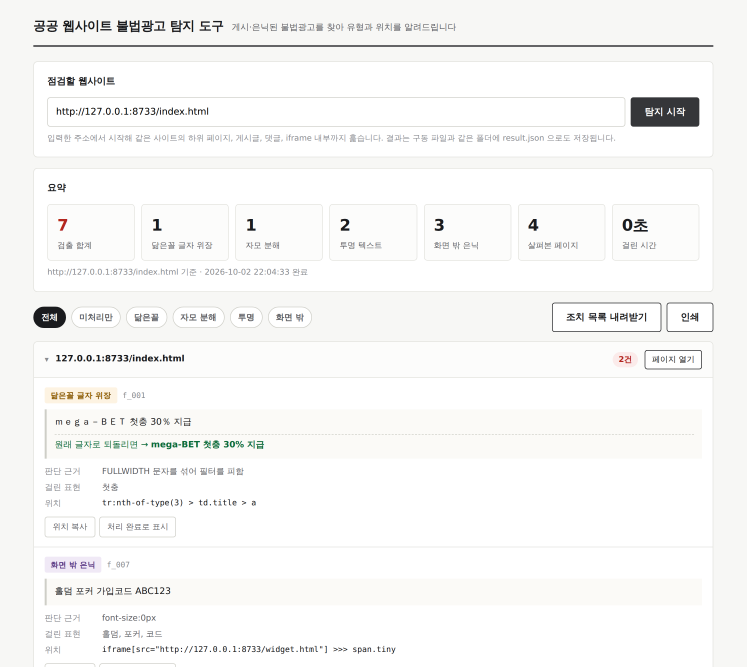
#> input picture contests/불법광고탐지도구_첨부/01_결과화면_상단.png, 2240 x 2000 px (shown at 1/3 size)
$ python '_매뉴얼_생성.py'
#> lines starting #> are read from the running program, lines starting #| are printed output that depends on the picture
"""사용설명서와 실행·빌드 매뉴얼 PDF.

공고문 붙임1: "result.json 은 구동 파일이 위치한 폴더에 생성하는 것을 원칙으로 하며,
다른 위치에 생성하는 경우 사용설명서 첫 장에 파일별 생성 경로를 명시"
→ 우리는 원칙대로 구동 파일 폴더에 만든다. 그래도 첫 장에 적어 둔다.

공고문 붙임3: 상용 AI API 를 쓰면 서비스명·모델명·환경변수 이름을 사용설명서에 기재.
→ 쓰지 않으므로, 쓰지 않는다는 것을 첫 장에 명시한다.

  OUT_DIR  결과를 쓸 폴더. 없으면 이 폴더
"""
import os
import subprocess
from pathlib import Path

HERE = Path(__file__).resolve().parent
OUT = Path(os.environ.get("OUT_DIR", HERE))
SHOT = HERE.parent / "불법광고탐지도구_첨부"
CHROME = "/opt/pw-browsers/chromium-1194/chrome-linux/chrome"

TOOL = "공공 누리집 숨은 광고 점검기"
EXE = "adguard.exe"
VERSION = "1.0.0"

CSS = """
@page { size: A4; margin: 16mm 16mm 14mm; }
*{box-sizing:border-box;margin:0;padding:0}
body{font-family:'Noto Sans CJK KR',sans-serif;font-size:10.5pt;line-height:1.6;
  color:#111;word-break:keep-all}
h1{font-size:17pt;font-weight:700;text-align:center;letter-spacing:-.02em;margin-bottom:1mm}
.sub{text-align:center;font-size:10pt;color:#555;margin-bottom:6mm;
  padding-bottom:2.5mm;border-bottom:1pt solid #333}
h2{font-size:12.5pt;font-weight:700;margin:6mm 0 2mm;padding-bottom:1.2mm;
  border-bottom:.8pt solid #333;break-after:avoid}
h3{font-size:11pt;font-weight:700;margin:4mm 0 1.4mm;break-after:avoid}
p{margin-bottom:1.8mm;text-align:justify}
b{font-weight:700}
ul,ol{margin:1.2mm 0 2.2mm 5.5mm}
li{margin-bottom:1mm}
table{width:100%;border-collapse:collapse;margin:2mm 0 2.8mm;font-size:9.6pt}
th,td{border:.5pt solid #9A9A9A;padding:1.4mm 2mm;text-align:left;line-height:1.45;
  vertical-align:top}
th{background:#EFEFEC;font-weight:700}
thead{display:table-header-group}
tr{break-inside:avoid}
td.c,th.c{text-align:center}
code{font-family:'Noto Sans Mono CJK KR',monospace;font-size:9.2pt;
  background:#F1F1EE;padding:.3mm 1mm;border-radius:1mm}
pre{font-family:'Noto Sans Mono CJK KR',monospace;font-size:9pt;line-height:1.5;
  background:#F4F4F1;border-left:2.4pt solid #444;padding:2.2mm 3mm;margin:2mm 0 2.8mm;
  white-space:pre-wrap;word-break:break-all}
.key{margin:2mm 0 3mm;padding:2.6mm 3.2mm;border:1.2pt solid #333;background:#FAFAF6;
  line-height:1.62}
.key .lb{display:block;font-weight:700;font-size:10.8pt;margin-bottom:1.2mm}
.note{font-size:9.4pt;color:#555;line-height:1.52;margin:1mm 0 2.5mm}
figure{margin:2.5mm 0 3mm}
figure img{width:100%;border:.5pt solid #BBB}
figcaption{font-size:9pt;color:#555;margin-top:1.2mm;text-align:center}
.pb{break-before:page}
"""

# ───────────────────────────────────────────────── 사용설명서
USER = f"""
<h1>사용설명서</h1>
<div class="sub">{TOOL} · {EXE} · 버전 {VERSION}</div>

<div class="key"><span class="lb">■ 먼저 확인할 세 가지 (공고문 요구 사항)</span>
<b>1. 결과 파일 생성 경로</b><br>
<code>result.json</code> 은 <b>구동 파일({EXE})이 놓인 바로 그 폴더</b>에 만들어집니다.
다른 위치에 만들지 않습니다. 명령줄에서 <code>--out</code> 을 주면 그 폴더에 만듭니다.
추가 탐지 기능은 구현하지 않았으므로 <code>result_extra.json</code> 은 생성하지 않습니다.<br><br>
<b>2. 상용 AI API</b><br>
<b>사용하지 않습니다.</b> 따라서 기재할 API 서비스명·모델명·환경변수 이름이 없습니다.
<code>.env</code> 파일도 필요하지 않고, API KEY 교체 없이 그대로 구동됩니다.
외부 서버와 GPU 도 쓰지 않습니다.<br><br>
<b>3. 네트워크</b><br>
프로그램이 접속하는 곳은 <b>점검 대상으로 입력한 누리집 한 곳뿐</b>입니다.
수집한 내용은 외부로 보내지 않고 PC 안에서만 처리합니다.</div>

<h2>1. 실행 환경</h2>
<table>
<tr><th style="width:26%">항목</th><th>내용</th></tr>
<tr><td>운영체제</td><td>Windows 11 (64비트)</td></tr>
<tr><td>설치</td><td><b>필요 없음.</b> 파일 하나를 받아 두 번 누르면 실행됩니다.
    파이썬·런타임·라이브러리를 따로 깔지 않습니다</td></tr>
<tr><td>하드웨어</td><td>일반 사무용 PC. <b>GPU 불필요.</b> CPU·메모리만 씁니다</td></tr>
<tr><td>화면</td><td>PC 에 깔린 기본 웹브라우저를 빌려 씁니다
    (크롬·엣지·파이어폭스 무엇이든)</td></tr>
<tr><td>권한</td><td>관리자 권한 불필요. 쓰기 권한이 있는 폴더에 두면 됩니다</td></tr>
</table>

<h2>2. 실행 방법</h2>

<h3>방법 1 — 화면으로 쓰기 (평소 점검)</h3>
<ol>
<li><code>{EXE}</code> 를 두 번 누릅니다.</li>
<li>검은 창이 뜨고, 잠시 뒤 기본 브라우저에 점검 화면이 열립니다.</li>
<li>점검할 누리집 주소를 넣고 <b>[탐지 시작]</b> 을 누릅니다.</li>
<li>끝나면 결과가 화면에 나오고, 같은 폴더에 <code>result.json</code> 이 만들어집니다.</li>
<li><b>검은 창을 닫으면 프로그램이 종료됩니다.</b> 점검 중에는 닫지 마세요.</li>
</ol>
<p class="note">브라우저가 저절로 열리지 않으면, 검은 창에 적힌
<code>http://127.0.0.1:8777/</code> 같은 주소를 브라우저 주소창에 직접 넣으면 됩니다.
포트 번호는 비어 있는 것을 골라 쓰므로 실행할 때마다 다를 수 있습니다.</p>

<h3>방법 2 — 명령줄로 쓰기 (자동 점검·일괄 점검)</h3>
<pre>REM 주소를 들려서 켜면 화면이 열리면서 바로 탐지를 시작합니다
{EXE} --url https://www.example.go.kr/board/list

REM 창 없이 돌리고 끝냅니다. 결과는 result.json 으로만 남습니다
{EXE} --headless --url https://www.example.go.kr/board/list

REM 결과 파일을 다른 폴더에 만듭니다
{EXE} --headless --url https://www.example.go.kr/board/list --out D:\\점검결과</pre>
<table>
<tr><th style="width:24%">옵션</th><th>뜻</th></tr>
<tr><td><code>--url &lt;주소&gt;</code></td><td>점검을 시작할 진입 주소 하나</td></tr>
<tr><td><code>--headless</code></td><td>화면 없이 돌리고 끝냅니다.
    <code>--url</code> 과 함께 써야 합니다</td></tr>
<tr><td><code>--out &lt;폴더&gt;</code></td><td><code>result.json</code> 을 만들 폴더.
    생략하면 구동 파일이 있는 폴더</td></tr>
<tr><td><code>--max-pages &lt;수&gt;</code></td><td>살펴볼 페이지 수 상한.
    생략하면 400쪽</td></tr>
</table>

<h2>3. 무엇을 찾아 주는가</h2>
<p>입력한 주소에서 시작해 <b>같은 사이트의 하위 페이지, 게시글, 댓글 영역, 그리고 페이지에
삽입된 iframe 내부</b>까지 따라 들어가며 훑습니다. 사람 눈에 보이지 않게 숨겨 둔 불법광고를
네 가지 유형으로 나눠 찾습니다.</p>
<table>
<tr><th style="width:22%">유형</th><th style="width:40%">어떻게 숨긴 것인가</th><th>예</th></tr>
<tr><td><b>닮은꼴 글자 위장</b><br>HOMOGLYPH</td>
    <td>키릴·그리스·전각 문자처럼 생김새가 비슷한 글자를 섞어 필터를 피한 것.
    <b>원래 글자로 되돌려</b> 함께 보여 줍니다</td>
    <td><code>ｍｅｇａ－ＢＥＴ 첫충 30％</code><br>→ mega-BET 첫충 30%</td></tr>
<tr><td><b>자모 분해</b><br>JAMO</td>
    <td>글자를 자음·모음으로 쪼개 키워드 검색을 피한 것. <b>음절로 되붙여</b> 보여 줍니다</td>
    <td><code>ㅋㅏㅈㅣㄴㅗ</code> → 카지노</td></tr>
<tr><td><b>투명 텍스트</b><br>TRANSPARENT</td>
    <td>글자색을 배경색과 같게 하거나 투명하게 만든 것</td>
    <td>흰 배경에 흰 글자, <code>opacity:0</code></td></tr>
<tr><td><b>화면 밖 은닉</b><br>OFFSCREEN</td>
    <td>글자 크기를 0으로 하거나 화면 바깥 좌표로 밀어낸 것</td>
    <td><code>font-size:0px</code><br><code>left:-9999px</code></td></tr>
</table>
<p class="note">숨어 있다고 전부 신고하지 않습니다. 화면낭독기 전용 안내문, 접힌 메뉴,
인쇄용 숨김처럼 <b>정상적인 숨김은 걸러냅니다.</b> '숨어 있다'와 '불법광고처럼 보인다'
두 조건을 모두 만족할 때만 알려 드립니다.</p>

<h2 class="pb">4. 결과 화면 보는 법</h2>
<figure><img src="file://{{FIG1}}">
<figcaption>주소 입력 → 요약 타일 → 페이지별 검출 목록</figcaption></figure>
<table>
<tr><th style="width:24%">자리</th><th>무엇을 보여 주는가</th></tr>
<tr><td>요약 타일</td><td>검출 합계와 유형별 건수, 살펴본 페이지 수, 걸린 시간.
    <b>점검 결과를 한 줄로 보고할 때 그대로 쓰는 숫자</b>입니다</td></tr>
<tr><td>페이지별 묶음</td><td>어느 하위 페이지에 몇 건인지 묶어서 보여 줍니다.
    제목 줄의 <b>[페이지 열기]</b> 를 누르면 그 주소가 새 탭에서 열립니다</td></tr>
<tr><td>유형 단추</td><td>전체 / 미처리만 / 닮은꼴 / 자모 분해 / 투명 / 화면 밖.
    건수가 많을 때 한 유형씩 처리하면 편합니다</td></tr>
</table>

<h3>검출 한 건은 이렇게 생겼습니다</h3>
<figure><img src="file://{{FIG2}}">
<figcaption>숨긴 원문 · 되돌린 글자 · 판단 근거 · 걸린 표현 · 위치</figcaption></figure>
<table>
<tr><th style="width:24%">줄</th><th>뜻</th></tr>
<tr><td>회색 상자 윗줄</td><td>문서에 실제로 적혀 있던 <b>원문 그대로</b>입니다</td></tr>
<tr><td>원래 글자로 되돌리면</td><td>위장을 풀어 본 결과. 닮은꼴·자모 분해일 때만 나옵니다</td></tr>
<tr><td>판단 근거</td><td>왜 숨김으로 봤는지. 예: <code>font-size:0px</code>,
    <code>글자색이 배경색과 같음 (#ffffff)</code>,
    <code>FULLWIDTH 문자를 섞어 필터를 피함</code></td></tr>
<tr><td>걸린 표현</td><td>불법광고로 본 근거가 된 낱말들</td></tr>
<tr><td>위치</td><td>그 글이 문서 어디에 있는지 CSS 선택자로 적은 것.
    <b>[위치 복사]</b> 로 복사해 관리자 화면에서 찾습니다</td></tr>
</table>

<h2>5. 찾은 뒤 — 조치하고 보고하기</h2>
<ol>
<li><b>확인.</b> 판단 근거와 되돌린 글자를 보고 실제로 불법광고가 맞는지 판단합니다.</li>
<li><b>열기.</b> [페이지 열기] 로 해당 페이지를 띄웁니다.</li>
<li><b>찾기.</b> [위치 복사] 로 선택자를 복사해 기관 관리자 화면에서 그 글을 찾습니다.</li>
<li><b>삭제.</b> 기관의 게시물 관리 절차에 따라 지웁니다.</li>
<li><b>표시.</b> [처리 완료로 표시] 를 누릅니다. <b>[미처리만]</b> 을 켜면 남은 것만 보입니다.
    처리 상태는 브라우저에 저장되어 창을 닫았다 열어도 남습니다.</li>
<li><b>보고.</b> [조치 목록 내려받기] 로 CSV 를, [인쇄] 로 보고서를 만듭니다.</li>
</ol>
<p class="note">CSV 는 엑셀에서 한글이 깨지지 않도록 만들어져 있습니다. 번호·유형·페이지·위치·
검출 문구·판단 근거·처리 상태가 들어갑니다. 결재·이관·보존 문서로 그대로 쓸 수 있습니다.</p>

<h2>6. 결과 파일 (result.json)</h2>
<p>구동 파일이 있는 폴더에 <b>UTF-8(BOM 없음)</b> 로 만들어집니다. 탐지를 다시 하면
덮어씁니다. 기록을 남기려면 점검 때마다 다른 이름으로 옮겨 두거나
<code>--out</code> 으로 폴더를 나누세요.</p>
<pre>{{
  "meta": {{
    "topic": "TOPIC",
    "entry_url": "https://www.example.go.kr/board/list",
    "started_at": "2026-10-22T10:00:00+09:00",
    "finished_at": "2026-10-22T10:08:12+09:00",
    "elapsed_sec": 492.0,
    "tool_version": "{VERSION}"
  }},
  "findings": [
    {{
      "id": "f_001",
      "url": "https://www.example.go.kr/board/view?id=1024",
      "is_violation": true,
      "location": "div.notice-board &gt; span.visually-hidden",
      "evidence_text": "ㅋㅏㅈㅣㄴㅗ ㅂㅗㄴㅓㅅㅡ 코드 LUCKY7",
      "technique": "JAMO"
    }}
  ]
}}</pre>
<p class="note">검출이 한 건도 없어도 <code>findings</code> 는 빈 배열 <code>[]</code> 로
들어갑니다. iframe 안에서 찾은 건은 <code>url</code> 에 바깥 페이지 주소를 적고
<code>location</code> 에 <code>iframe[src="절대주소"] &gt;&gt;&gt; 선택자</code> 형식을 씁니다.</p>

<h2>7. 걸리는 시간</h2>
<p>실제 공공 누리집 두 곳에서 재 본 값입니다.</p>
<table>
<tr><th style="width:34%">대상</th><th class="c" style="width:18%">살펴본 쪽</th>
    <th class="c" style="width:18%">걸린 시간</th><th>쪽당</th></tr>
<tr><td>행정안전부 누리집</td><td class="c">100~121쪽</td><td class="c">16~52초</td>
    <td>0.15~0.5초</td></tr>
<tr><td>대한민국 정책브리핑</td><td class="c">150쪽</td><td class="c">474초</td>
    <td>3.2초 — 응답이 느린 서버</td></tr>
</table>
<p>한 페이지를 읽고 판정하는 데는 수십 밀리초가 걸리고, 여덟 페이지를 동시에
가져옵니다. <b>걸리는 시간의 대부분은 상대 서버가 응답하기를 기다리는 시간</b>이라
점검할 누리집에 따라 차이가 납니다. 위의 느린 쪽에서도 프로그램이 쓴 CPU 는
전체 시간의 10% 미만이었습니다.</p>
<p>한 번에 최대 400쪽까지 보고, <b>25분이 지나면 수집을 멈추고 그때까지 찾은 것으로
결과 파일을 만듭니다.</b> 아주 큰 사이트에서도 결과 파일 없이 끝나는 일이 없게 하기
위한 장치입니다. 쪽 수를 줄이려면 <code>--max-pages</code> 를 쓰십시오.</p>

<h2>8. 이럴 때는</h2>
<table>
<tr><th style="width:36%">증상</th><th>확인할 것</th></tr>
<tr><td>브라우저가 안 열린다</td><td>검은 창에 적힌 <code>http://127.0.0.1:…</code> 주소를
    브라우저에 직접 넣습니다</td></tr>
<tr><td>"http 로 시작하는 주소를 넣어 주세요"</td><td>주소 앞에 <code>https://</code> 를
    붙여 주세요. 도메인만으로는 시작하지 않습니다</td></tr>
<tr><td>살펴본 페이지가 1쪽뿐이다</td><td>입력한 주소가 목록 페이지가 맞는지 확인하세요.
    로그인해야 보이는 게시판은 들어가지 못합니다</td></tr>
<tr><td>검출이 0건이다</td><td>정상입니다. 숨긴 불법광고가 없다는 뜻입니다.
    <code>result.json</code> 도 <code>findings: []</code> 로 만들어집니다</td></tr>
<tr><td>탐지가 끝나지 않는다</td><td>25분이 지나면 자동으로 멈춥니다.
    그 전에 멈추려면 검은 창을 닫으세요</td></tr>
<tr><td>창을 닫았더니 화면이 안 된다</td><td>검은 창이 프로그램 본체입니다.
    <code>{EXE}</code> 를 다시 실행하세요</td></tr>
<tr><td>백신이 막는다</td><td>단일 실행 파일로 묶은 프로그램이라 드물게 경고가 뜹니다.
    소스코드 전체를 함께 제출했으니 직접 빌드해 쓰실 수 있습니다
    (실행·빌드 매뉴얼 참고)</td></tr>
</table>

<h2>9. 이 도구가 못 하는 것</h2>
<p>정확히 적어 둡니다. <b>문서에 적혀 있는 은닉</b>을 찾습니다. 서버가 검색엔진에만 다른
문서를 내주는 방식(클로킹)이나, 자바스크립트가 실행된 뒤에야 화면에 나타나는 글자는
찾지 못합니다. 로그인이 필요한 영역, robots 로 막힌 영역도 들어가지 않습니다.
게시판에 글을 올리는 것만으로 가능한 네 가지 유형을 정확하고 빠르게 덮는 것이
이 도구의 범위입니다.</p>
"""

# ───────────────────────────────────────────── 실행·빌드 매뉴얼
BUILD = f"""
<h1>실행 · 빌드 매뉴얼</h1>
<div class="sub">{TOOL} · 소스에서 실행하고 {EXE} 를 만드는 법 · 버전 {VERSION}</div>

<h2>1. 소스 구성</h2>
<table>
<tr><th style="width:30%">파일</th><th>하는 일</th></tr>
<tr><td><code>app.py</code></td><td><b>구동 파일의 시작점.</b> 화면 서버와 명령줄 처리,
    result.json 쓰기</td></tr>
<tr><td><code>ui.html</code> · <code>app.js</code></td><td>결과 화면.
    빌드할 때 실행 파일 안에 함께 넣습니다</td></tr>
<tr><td><code>scan.py</code></td><td>수집과 판정. 하위 페이지·댓글·iframe 을 훑습니다</td></tr>
<tr><td><code>detect.py</code></td><td>탐지 규칙 네 가지</td></tr>
<tr><td><code>cascade.py</code></td><td>숨김과 관계있는 CSS 속성만 계산하는 작은 캐스케이드</td></tr>
<tr><td><code>selector.py</code></td><td>위치를 CSS 선택자로. 단일 요소를 가리키는지 검증</td></tr>
<tr><td><code>lexicon.py</code></td><td>불법광고 신호어 사전. 오탐을 막는 문지기</td></tr>
<tr><td><code>run.py</code></td><td>명령줄에서 한 번 돌려 result.json 만 만들기</td></tr>
<tr><td><code>make_fixture.py</code></td><td>정답을 아는 시험용 사이트 만들기</td></tr>
<tr><td><code>serve_fixture.py</code></td><td>그 사이트를 띄우는 서버</td></tr>
<tr><td><code>verify_result.py</code></td><td>result.json 이 표준 스키마를 지켰는지 검사</td></tr>
<tr><td><code>evaluate.py</code></td><td>탐지 결과를 정답표와 대조. 검출 수와 오탐 수</td></tr>
</table>

<h2>2. 개발 환경</h2>
<table>
<tr><th style="width:30%">항목</th><th>내용</th></tr>
<tr><td>파이썬</td><td>3.12 (3.11 이상이면 동작)</td></tr>
<tr><td>의존 패키지</td><td><code>lxml</code>, <code>cssselect</code>,
    <code>tinycss2</code>, <code>requests</code> — 네 개뿐입니다</td></tr>
<tr><td>빌드 도구</td><td><code>pyinstaller</code></td></tr>
<tr><td>외부 서비스</td><td><b>없음.</b> AI API·외부 서버·GPU·데이터베이스를 쓰지 않습니다.
    API KEY 나 <code>.env</code> 가 필요 없습니다</td></tr>
</table>
<pre>python -m pip install --upgrade pip
pip install lxml cssselect tinycss2 requests pyinstaller</pre>

<h2>3. 소스에서 바로 실행</h2>
<pre>cd tools\\adguard

REM 화면으로 실행
python app.py

REM 창 없이 한 번 돌리기
python app.py --headless --url https://www.example.go.kr/board/list

REM 화면 없이 결과 파일만 (가장 단순한 경로)
python run.py https://www.example.go.kr/board/list</pre>

<h2>4. 실행 파일 만들기</h2>
<p>Windows 에서 아래 한 줄이면 <code>dist\\{EXE}</code> 가 만들어집니다.
저장소 최상위에서 실행합니다.</p>
<pre>pyinstaller --onefile --console --clean ^
  --name adguard ^
  --paths tools/adguard ^
  --add-data "tools/adguard/ui.html;." ^
  --add-data "tools/adguard/app.js;." ^
  tools/adguard/app.py</pre>
<table>
<tr><th style="width:32%">옵션</th><th>왜 필요한가</th></tr>
<tr><td><code>--onefile</code></td><td>파일 하나로 묶습니다. 설치가 필요 없어집니다</td></tr>
<tr><td><code>--console</code></td><td>검은 창을 남깁니다. 진행 상황과 결과 파일 경로를
    찍어 주고, 창을 닫으면 종료됩니다</td></tr>
<tr><td><code>--paths tools/adguard</code></td><td>같은 폴더의 모듈들(scan·detect 등)을
    찾게 합니다</td></tr>
<tr><td><code>--add-data "…;."</code></td><td>화면 파일을 실행 파일 안에 넣습니다.
    <b>윈도우는 구분자가 세미콜론</b>입니다. 리눅스·macOS 에서는 콜론을 씁니다</td></tr>
</table>
<p class="note">리눅스나 macOS 에서 빌드한 파일은 Windows 에서 돌지 않습니다.
<b>반드시 Windows 에서 빌드해야 합니다.</b></p>

<h2>5. 빌드가 제대로 됐는지 확인하기</h2>
<p>만들었다고 끝이 아닙니다. 아래 네 단계를 거쳐야 "됐다"가 됩니다.
<b>정답을 아는 시험용 사이트를 먼저 만들고 그 자로 잽니다.</b></p>
<pre>REM ① 정답을 아는 시험용 사이트를 만든다 (4쪽, 정답 7건)
python tools/adguard/make_fixture.py

REM ② 그 사이트를 띄운다 (다른 창에서)
python tools/adguard/serve_fixture.py 8731

REM ③ 한글 출력까지 확인하며 실제로 돌린다
chcp 65001
dist\\{EXE} --headless --url http://127.0.0.1:8731/index.html

REM ④ 결과를 두 번 검사한다
python tools/adguard/verify_result.py dist/result.json
python tools/adguard/evaluate.py dist/result.json ^
  tools/adguard/fixture/answers.json http://127.0.0.1:8731</pre>
<table>
<tr><th style="width:30%">검사</th><th>통과 기준</th></tr>
<tr><td><code>verify_result.py</code></td><td>"스키마 통과". 최상위 구조, 필수 필드,
    technique 코드, id 중복, (url+location+technique) 중복,
    iframe 표기, 소요 시간 상한을 봅니다</td></tr>
<tr><td><code>evaluate.py</code></td><td><b>검출률 100% / 정확도 100%</b>
    (정답 7건 전부, 오탐 0건). location 은 문자열이 같은지가 아니라
    <b>같은 요소를 가리키는지</b>로 비교합니다</td></tr>
</table>

<h2>6. 윈도우 PC 없이 빌드하기</h2>
<p>이 도구는 리눅스에서 개발했고 윈도우 PC 가 없었습니다. 그래서
<b>GitHub Actions 의 윈도우 러너에서 빌드하고 같은 러너에서 실행까지 시켜</b>
결과물을 내려받는 방법을 썼습니다. "될 것이다"가 아니라 "됐다"를 받아 내는 방법입니다.</p>
<p>워크플로 파일은 <code>.github/workflows/windows-build.yml</code> 에 있습니다.
하는 일은 5장과 같습니다. 빌드 → 시험용 사이트 띄우기 → 실제 실행 → 스키마 검사 →
정답표 대조 → 용량 확인 → 실행 파일 내려받기.</p>

<h3>이 경로에서 잡은 결함</h3>
<p>윈도우에서 실제로 돌려 보지 않았다면 심사 PC 에서 켜자마자 죽었을 문제입니다.</p>
<pre>UnicodeEncodeError: 'charmap' codec can't encode characters</pre>
<p>윈도우 콘솔의 기본 코드페이지가 한글을 처리하지 못해, <b>한글을 한 줄 찍는 순간
프로그램이 종료됩니다.</b> 리눅스에서는 재현되지 않습니다. <code>chcp 65001</code> 을
먼저 해도 파이썬의 출력 인코딩은 그대로라 해결되지 않습니다.
지금은 프로그램이 시작하자마자 출력 인코딩을 UTF-8 로 고정합니다
(<code>app.py</code> 의 <code>force_utf8()</code>).</p>
<p class="note">그래서 기능보다 <b>윈도우 빌드 경로 확인을 먼저</b> 했습니다.
윈도우에서 돌려 볼 수 없는 상태로 기능을 다 만든 뒤 발견했다면 늦었습니다.</p>

<h2>7. 용량을 작게 유지한 이유</h2>
<p>접수가 이메일입니다. <b>용량이 곧 제출 가능 여부</b>입니다. 그래서 브라우저 엔진을
실행 파일에 넣지 않았습니다. 대신 숨김과 관계있는 CSS 속성 약 20개만 직접 계산합니다.
화면은 PC 에 이미 깔린 브라우저를 빌려 쓰고, 서버는 파이썬 표준 라이브러리만으로
만들었습니다. 워크플로에 60MB 상한 검사를 두어 넘으면 빌드가 실패하게 해 두었습니다.</p>

<h2>8. 고칠 때 손대는 자리</h2>
<table>
<tr><th style="width:34%">무엇을 바꾸려면</th><th>어디를</th></tr>
<tr><td>광고 낱말을 더하거나 빼려면</td><td><code>lexicon.py</code> 의 목록.
    코드를 고치지 않고 낱말만 더하면 됩니다</td></tr>
<tr><td>혼동 문자를 더하려면</td><td><code>detect.py</code> 의
    <code>CONFUSABLES</code> 와 <code>SUSPECT_RANGES</code></td></tr>
<tr><td>오탐 기준을 조이거나 풀려면</td><td><code>lexicon.py</code> 의
    <code>looks_like_ad(text, threshold=2)</code></td></tr>
<tr><td>숨김 판정 속성을 늘리려면</td><td><code>cascade.py</code> 의 <code>WATCH</code></td></tr>
<tr><td>훑는 범위·시간을 바꾸려면</td><td><code>scan.py</code> 의 <code>crawl()</code>
    인자 — <code>max_pages=400</code>, <code>time_budget=25*60</code>,
    <code>workers=8</code></td></tr>
<tr><td>추가 탐지 유형을 넣으려면</td><td><code>detect.py</code> 에 규칙을 더하고
    <code>scan.py</code> 에서 <code>technique="ETC"</code> 와
    <code>extra_finding</code> 으로 담아 <code>result_extra.json</code> 을 따로 씁니다</td></tr>
</table>
<p class="note">바꾼 뒤에는 반드시 5장의 네 단계를 다시 돌리세요.
낱말 하나를 더해도 오탐이 늘면 정확도 점수가 깎입니다.</p>
"""


def crop_shots():
    """사용설명서에 넣을 화면 사진. 통짜로 넣으면 한 쪽을 다 먹는다."""
    from PIL import Image
    a = Image.open(SHOT / "01_결과화면_상단.png")
#> a is the input picture: PIL image 2240x2000 RGB; mean R, G, B 247.3, 247.3, 246.3
    b = Image.open(SHOT / "02_결과화면_근거.png")
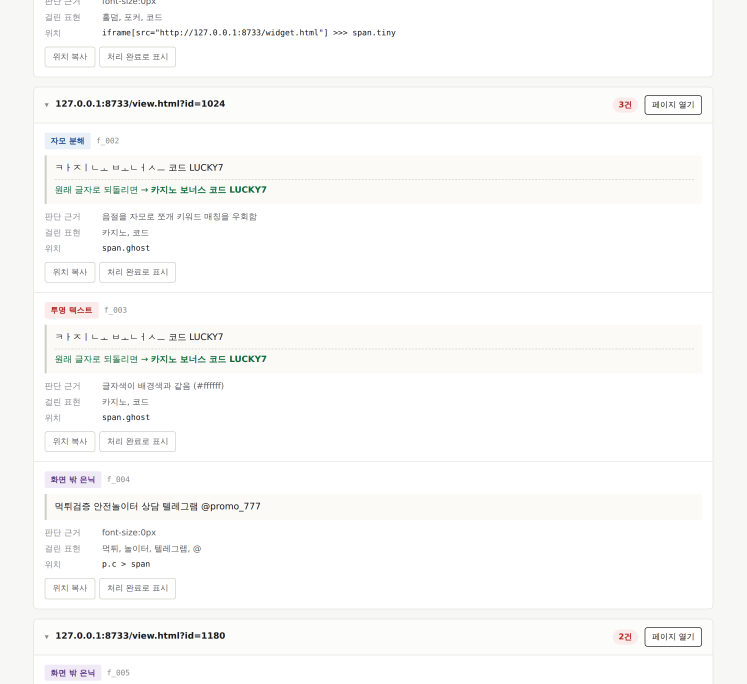
#> input picture contests/불법광고탐지도구_첨부/02_결과화면_근거.png, 2240 x 2050 px (shown at 1/3 size)
#> b is the input picture: PIL image 2240x2050 RGB; mean R, G, B 250.3, 250.2, 249.4
    a.crop((0, 0, a.width, 1000)).save(OUT / "_m1.png")
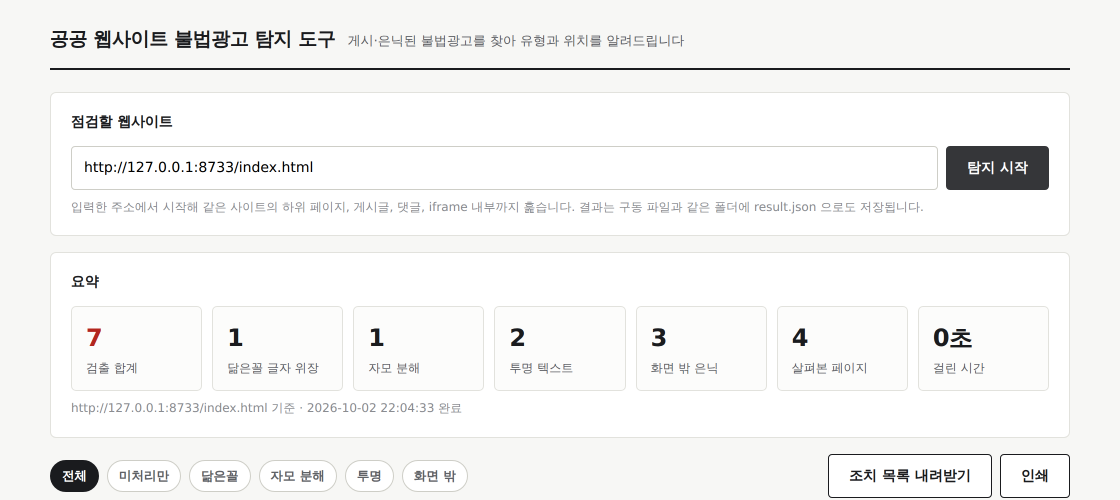
#> saved as _m1.png: PIL image 2240x1000 RGB (shown at 1/2 size); mean R, G, B 244.6, 244.6, 243.8
    b.crop((0, 250, b.width, 1370)).save(OUT / "_m2.png")
#> (the rest of the program and of its run is left out)
